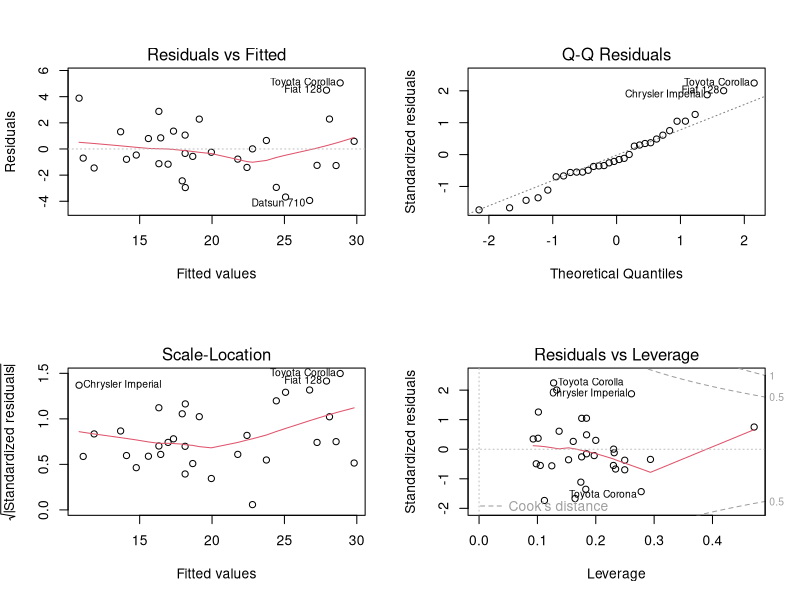
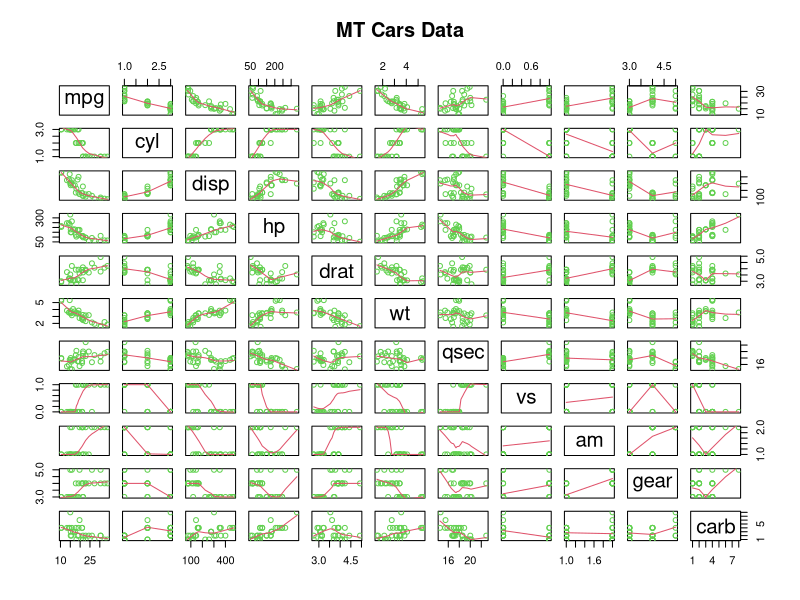

The R source for these figures, in order: (Note: this script raises an error after producing the figures.)
## ---- chunk 1
ipak <- function(pkg){
      new.pkg <- pkg[!(pkg %in% installed.packages()[, "Package"])]
      if (length(new.pkg)) 
            install.packages(new.pkg, dependencies = TRUE)
      sapply(pkg, require, character.only = TRUE)
}

### Package Usage
packages <- c("plyr", "dplyr", "data.table", "dtplyr", "lubridate", "ggplot2", "scales",
                  "reshape2", "knitr", "R.cache", "stringr", "gtools", "quantreg",
                  "graphics", "corrplot", "broom")
ipak(packages)
## ---- chunk 2
data(mtcars)
mtcars$am <- as.factor(mtcars$am)
mtcars$cyl <- as.factor(mtcars$cyl)

## ---- chunk 3
str(mtcars)
head(mtcars)
summary(mtcars)
## ---- chunk 4
fit1 <- lm(mpg ~ factor(am), data = mtcars)
fit1coef <- round(summary(fit1)$coef, 4)
fit1glance <- round(glance(fit1)[1:6], 4)
fit1coef
fit1glance
## ---- chunk 5
fit2 <- lm(mpg ~ factor(am) + wt, data = mtcars)
fit2coef <- round(summary(fit2)$coef, 4)
fit2glance <- round(glance(fit2)[1:6], 4)
fit2coef
fit2glance
## ---- chunk 6
fit3 <- lm(mpg ~ factor(am) + wt + factor(cyl), data = mtcars)
fit3coef <- round(summary(fit3)$coef, 4)
fit3glance <- round(glance(fit3)[1:6], 4)
fit3coef
fit3glance
## ---- chunk 7
fit4E <- lm(mpg ~ factor(am) + wt + factor(cyl) + drat, data = mtcars)
fit4Ecoef <- round(summary(fit4E)$coef, 4)
fit4Eglance <- round(glance(fit4E)[1:6], 4)
fit4Ecoef
fit4Eglance
## ---- chunk 8
fit4 <- lm(mpg ~ factor(am) + wt + factor(cyl) + hp, data = mtcars)
fit4coef <- round(summary(fit4)$coef, 4)
fit4glance <- round(glance(fit4)[1:6], 4)
fit4coef
fit4glance
## ---- chunk 9
fit10 <- lm(mpg ~ ., data = mtcars)
fit10coef <- round(summary(fit10)$coef, 4)
fit10glance <- round(glance(fit10)[1:6], 4)
fit10coef
fit10glance
## ---- chunk 10
mpg.anova <- anova(fit1, fit2, fit3, fit4)
mpg
## ---- chunk 11
par(mfrow = c(2,2))
plot(fit4)
## ---- chunk 12
pairs(mtcars, panel = panel.smooth, main = "MT Cars Data", col = 3)
## ---- chunk 13
corr.grid <- corrplot(round(cor(mtcars[,1:11]), 3), method = "number", type = "upper",
                      add = FALSE, order = "original", is.corr = TRUE)
corr.grid
## ---- chunk 14
par(mfrow = c(2,4), mar = c(6,4,1,1))
g1 <- ggplot(mtcars, aes(x = cyl, y = mpg, group = cyl)) +
            geom_boxplot(width = 0.5) +
            labs(x = "# Cylinders", y = "MPG")
g1
g2 <- ggplot(mtcars, aes(x = disp, y = mpg, group = disp)) +
            geom_dotplot(binaxis = "y", stackdir = "center", dotsize = 0.75, binwidth = 0.5) +
            labs(x = "disp", y = "MPG")
g2
g3 <- ggplot(mtcars, aes(x = hp, y = mpg, group = hp)) +
            geom_dotplot(binaxis = "y", stackdir = "center", dotsize = 0.75, binwidth = 0.5) +
            labs(x = "Horespower", y = "MPG")
g3
g4 <- ggplot(mtcars, aes(x = drat, y = mpg, group = drat)) +
            geom_dotplot(binaxis = "y", stackdir = "center", dotsize = 0.75, binwidth = 0.5) +
            labs(x = "drat", y = "MPG")
g4
g5 <- ggplot(mtcars, aes(x = wt, y = mpg, group = wt)) +
            geom_dotplot(binaxis = "y", stackdir = "center", dotsize = 0.75, binwidth = 0.5) +
            labs(x = "Weight", y = "MPG")
g5
g6 <- ggplot(mtcars, aes(x = vs, y = mpg, group = vs)) +
            geom_boxplot(width = 0.5) +
            labs(x = "vs", y = "MPG")
g6
g7 <- ggplot(mtcars, aes(x = am, y = mpg, group = am)) +
            geom_boxplot(width = 0.5) +
            labs(x = "Auto/Manual", y = "MPG")
g7
g8 <- ggplot(mtcars, aes(x = carb, y = mpg, group = carb)) +
            geom_boxplot(width = 0.5) +
            labs(x = "Carberator", y = "MPG")
g8
